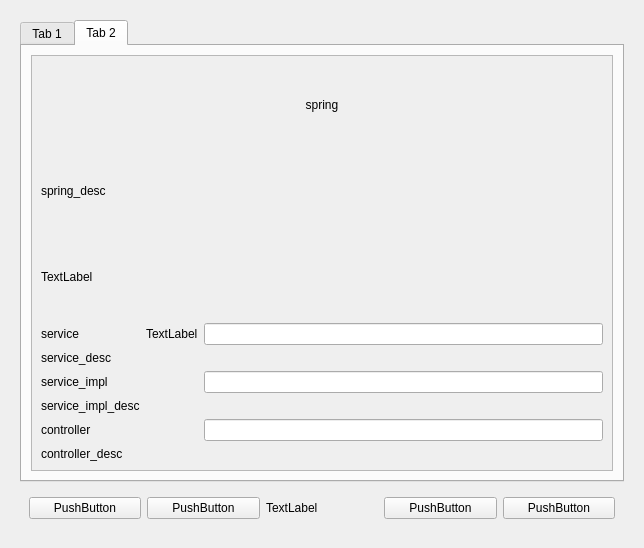
<?xml version="1.0" encoding="UTF-8"?>
<ui version="4.0">
 <class>Dialog</class>
 <widget class="QDialog" name="Dialog">
  <property name="geometry">
   <rect>
    <x>0</x>
    <y>0</y>
    <width>644</width>
    <height>548</height>
   </rect>
  </property>
  <property name="windowTitle">
   <string>Dialog</string>
  </property>
  <layout class="QHBoxLayout" name="horizontalLayout">
   <item>
    <widget class="QWidget" name="widget" native="true">
     <layout class="QVBoxLayout" name="verticalLayout_2">
      <item>
       <widget class="QTabWidget" name="tabWidget">
        <property name="currentIndex">
         <number>1</number>
        </property>
        <widget class="QWidget" name="mybatis_tab">
         <attribute name="title">
          <string>Tab 1</string>
         </attribute>
         <layout class="QVBoxLayout" name="verticalLayout_3">
          <item>
           <widget class="QScrollArea" name="mybatis_scrollArea">
            <property name="widgetResizable">
             <bool>true</bool>
            </property>
            <widget class="QWidget" name="mybatis_scroll_widget">
             <property name="geometry">
              <rect>
               <x>0</x>
               <y>0</y>
               <width>582</width>
               <height>420</height>
              </rect>
             </property>
             <layout class="QVBoxLayout" name="verticalLayout_5">
              <item>
               <widget class="QLabel" name="mybatis_title">
                <property name="styleSheet">
                 <string notr="true"/>
                </property>
                <property name="text">
                 <string>&lt;html&gt;&lt;head/&gt;&lt;body&gt;&lt;p align=&quot;center&quot;&gt;mybatis&lt;/p&gt;&lt;/body&gt;&lt;/html&gt;</string>
                </property>
               </widget>
              </item>
              <item>
               <widget class="QLabel" name="mybatis_desc">
                <property name="text">
                 <string>mybatis_desc</string>
                </property>
               </widget>
              </item>
              <item>
               <layout class="QGridLayout" name="gridLayout_2">
                <item row="7" column="0">
                 <widget class="QLabel" name="mapper_desc">
                  <property name="text">
                   <string>mapper_desc</string>
                  </property>
                 </widget>
                </item>
                <item row="4" column="1">
                 <widget class="QPushButton" name="model_button">
                  <property name="text">
                   <string>PushButton</string>
                  </property>
                 </widget>
                </item>
                <item row="5" column="0">
                 <widget class="QLabel" name="model_desc">
                  <property name="text">
                   <string>model_desc</string>
                  </property>
                 </widget>
                </item>
                <item row="0" column="2">
                 <widget class="QSplitter" name="splitter">
                  <property name="orientation">
                   <enum>Qt::Horizontal</enum>
                  </property>
                  <widget class="QLabel" name="label_3">
                   <property name="text">
                    <string>TextLabel</string>
                   </property>
                  </widget>
                  <widget class="QComboBox" name="lombok_comboBox"/>
                 </widget>
                </item>
                <item row="2" column="0">
                 <widget class="QLabel" name="java">
                  <property name="text">
                   <string>output</string>
                  </property>
                 </widget>
                </item>
                <item row="3" column="0">
                 <widget class="QLabel" name="java_desc">
                  <property name="text">
                   <string>output_desc</string>
                  </property>
                 </widget>
                </item>
                <item row="6" column="2">
                 <widget class="QLineEdit" name="mapper_lineEdit"/>
                </item>
                <item row="6" column="0">
                 <widget class="QLabel" name="mapper">
                  <property name="text">
                   <string>mapper</string>
                  </property>
                 </widget>
                </item>
                <item row="4" column="0">
                 <widget class="QLabel" name="model">
                  <property name="text">
                   <string>model</string>
                  </property>
                 </widget>
                </item>
                <item row="2" column="1">
                 <widget class="QPushButton" name="java_button">
                  <property name="text">
                   <string>PushButton</string>
                  </property>
                 </widget>
                </item>
                <item row="0" column="1">
                 <widget class="QLabel" name="lombok_blank">
                  <property name="text">
                   <string>TextLabel</string>
                  </property>
                 </widget>
                </item>
                <item row="6" column="1">
                 <widget class="QPushButton" name="mapper_button">
                  <property name="text">
                   <string>PushButton</string>
                  </property>
                 </widget>
                </item>
                <item row="1" column="0">
                 <widget class="QLabel" name="lombok_desc">
                  <property name="text">
                   <string>lombok_desc</string>
                  </property>
                 </widget>
                </item>
                <item row="4" column="2">
                 <widget class="QLineEdit" name="model_lineEdit"/>
                </item>
                <item row="0" column="0">
                 <widget class="QLabel" name="lombok">
                  <property name="text">
                   <string>lombok</string>
                  </property>
                 </widget>
                </item>
                <item row="2" column="2">
                 <widget class="QLineEdit" name="java_lineEdit"/>
                </item>
               </layout>
              </item>
             </layout>
            </widget>
           </widget>
          </item>
         </layout>
        </widget>
        <widget class="QWidget" name="spring_tab">
         <attribute name="title">
          <string>Tab 2</string>
         </attribute>
         <layout class="QVBoxLayout" name="verticalLayout_4">
          <item>
           <widget class="QScrollArea" name="spring_scrollArea">
            <property name="widgetResizable">
             <bool>true</bool>
            </property>
            <widget class="QWidget" name="spring_scroll_widget">
             <property name="geometry">
              <rect>
               <x>0</x>
               <y>0</y>
               <width>582</width>
               <height>420</height>
              </rect>
             </property>
             <layout class="QVBoxLayout" name="verticalLayout_6">
              <item>
               <widget class="QLabel" name="spring_title">
                <property name="text">
                 <string>&lt;html&gt;&lt;head/&gt;&lt;body&gt;&lt;p align=&quot;center&quot;&gt;spring&lt;/p&gt;&lt;/body&gt;&lt;/html&gt;</string>
                </property>
               </widget>
              </item>
              <item>
               <widget class="QLabel" name="spring_desc">
                <property name="text">
                 <string>spring_desc</string>
                </property>
               </widget>
              </item>
              <item>
               <widget class="QLabel" name="label_2">
                <property name="text">
                 <string>TextLabel</string>
                </property>
               </widget>
              </item>
              <item>
               <layout class="QGridLayout" name="spring_gridLayout">
                <item row="2" column="0">
                 <widget class="QLabel" name="service_impl">
                  <property name="text">
                   <string>service_impl</string>
                  </property>
                 </widget>
                </item>
                <item row="3" column="0">
                 <widget class="QLabel" name="service_impl_desc">
                  <property name="text">
                   <string>service_impl_desc</string>
                  </property>
                 </widget>
                </item>
                <item row="4" column="0">
                 <widget class="QLabel" name="controller">
                  <property name="text">
                   <string>controller</string>
                  </property>
                 </widget>
                </item>
                <item row="0" column="2">
                 <widget class="QLineEdit" name="service_lineEdit"/>
                </item>
                <item row="4" column="2">
                 <widget class="QLineEdit" name="controller_lineEdit"/>
                </item>
                <item row="1" column="0">
                 <widget class="QLabel" name="service_desc">
                  <property name="text">
                   <string>service_desc</string>
                  </property>
                 </widget>
                </item>
                <item row="5" column="0">
                 <widget class="QLabel" name="controller_desc">
                  <property name="text">
                   <string>controller_desc</string>
                  </property>
                 </widget>
                </item>
                <item row="2" column="2">
                 <widget class="QLineEdit" name="service_impl_lineEdit"/>
                </item>
                <item row="0" column="0">
                 <widget class="QLabel" name="service">
                  <property name="text">
                   <string>service</string>
                  </property>
                 </widget>
                </item>
                <item row="0" column="1">
                 <widget class="QLabel" name="label_4">
                  <property name="text">
                   <string>TextLabel</string>
                  </property>
                 </widget>
                </item>
               </layout>
              </item>
             </layout>
            </widget>
           </widget>
          </item>
         </layout>
        </widget>
       </widget>
      </item>
      <item>
       <widget class="QWidget" name="widget_2" native="true">
        <layout class="QGridLayout" name="gridLayout">
         <item row="0" column="0">
          <widget class="QPushButton" name="pushButton">
           <property name="text">
            <string>PushButton</string>
           </property>
          </widget>
         </item>
         <item row="0" column="1">
          <widget class="QPushButton" name="pushButton_2">
           <property name="text">
            <string>PushButton</string>
           </property>
          </widget>
         </item>
         <item row="0" column="2">
          <widget class="QLabel" name="label">
           <property name="text">
            <string>TextLabel</string>
           </property>
          </widget>
         </item>
         <item row="0" column="3">
          <widget class="QPushButton" name="pushButton_3">
           <property name="text">
            <string>PushButton</string>
           </property>
          </widget>
         </item>
         <item row="0" column="4">
          <widget class="QPushButton" name="pushButton_4">
           <property name="text">
            <string>PushButton</string>
           </property>
          </widget>
         </item>
        </layout>
       </widget>
      </item>
     </layout>
    </widget>
   </item>
  </layout>
 </widget>
 <resources/>
 <connections/>
</ui>
